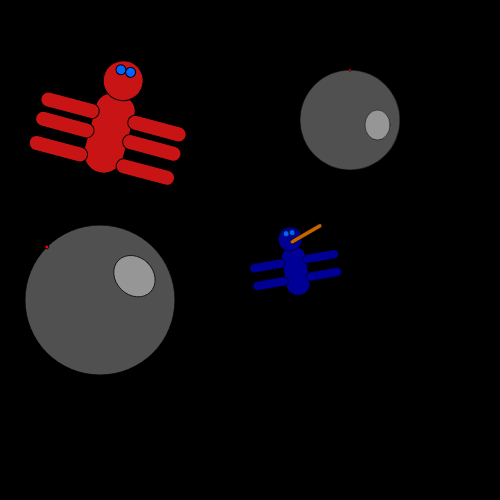
Frame 1 (no input)
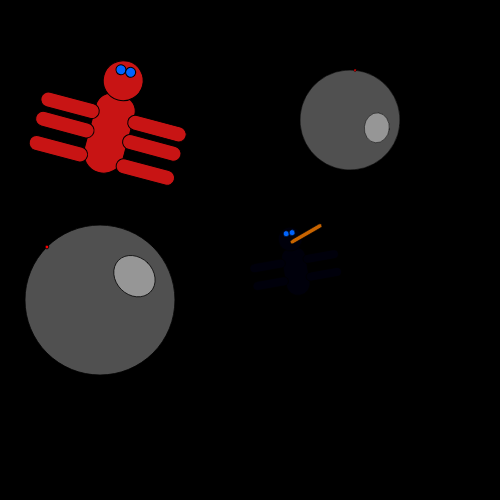
Frame 60 (no input)
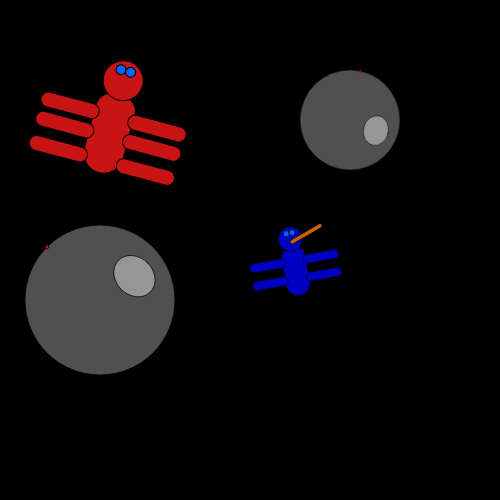
Frame 120 (the mouse pressed at the canvas centre since frame 60)

The p5.js sketch that drew these frames (run headless with seeded random() and noise() and a simulated clock; from frame 60 on, the mouse is pressed at the canvas centre):

// p5.js sketch
// ── sketch.js


 // in this example all the transform tools  are placed
  // inside the functions, so that the parameters that are passed
  // change the transform, rot and scale 
 let pew = 0;

  let counter = 0;

  function setup() {
    createCanvas(500,500);
    background(20);
    fill(255);
    angleMode(DEGREES);
  }
  
  function draw() {
    background(0);
    deathstar(100,300,-45,.75);
    deathstar(350,120,counter,.5);
    spaceBug(color(0,0,random(200)),width/2+30, height/2, -10,0.6);
    spaceBug6(color(200,20,20), 100,90,15,1 );
    counter+=.1;
  pew = 0;
  }

  function mousePressed(){
    pew = 1;
  }
  
         //deathstar (x,y,rotate, scale)
  function deathstar(lx,ly,rot,sc) {
  
    push();
    translate(lx,ly);
    rotate(rot);
    scale(sc);
    fill(80);
    ellipse(0,0,200,200);  // anchor
    fill(150);
    ellipse(55,10,50,60);
    fill(255,0,0);
    ellipse(0,-100,5,5);

    let c = color(0,255,0);
    laser(c, 60,10,0,pew);
    pop();
  
  }

  function laser(c,lx,ly,rot,sc){
    push();
    translate(lx,ly);
    rotate(rot);
    scale(sc);  
    stroke(c);
    strokeWeight(random(5,15));
    line(0,0, 1000, 0);


    pop();
  }
  
         //spaceBug (color, x,y,rotate,scale)
  function spaceBug(k,lx,ly,rot,sc) {
    //console.log("toon1");
    // this bug has 4 legs and a tongue
   push();
      translate(lx,ly);
      //rotate(random(10,20));
      rotate(rot);
      scale(sc);
      body(k);
      head(k,20,-15);
      arm(k,-55,15); // left arm
      arm(k,35,15); // right arm
      arm(k,-55,45); // bot left arm
      arm(k,35,45); // bot tight arm
    
      tongue(color(200,100,0),18,-12, -20 ); // sticks out its tongue
    pop();
  
  }

    //spaceBug (color, x,y,rotate,scale)
    function spaceBug6(k,lx,ly,rot,sc) {
    //console.log("toon1");
    // this bug has 6 legs and no tongue
    push();
        translate(lx,ly);
        //rotate(random(10,20));
        rotate(rot);
        scale(sc);
        body(k);  // the anchor
        head(k,20,-15);
        arm(k,-55,15); // left arm
        arm(k,35,15); // right arm
        arm(k,-55,35); // mid left arm
        arm(k,35,35); // mid tight arm
        arm(k,-55,60); // bot left arm
        arm(k,35,60); // bot tight arm
    pop();
    
    }
         
  
  
  function body(k){
   //console.log("body");
    fill(k);
    //rotate(45);
    rect(0,0,40,80, 15,15,25,25);
  }
  
  function head(c,lx,ly){
  //console.log("head");
  push();
  fill(c);
  translate(lx,ly)
  //head
  ellipse(0,0,40,40);
  //eyes
  fill(0,100,255);
  ellipse(-5,-10,10,10,);
  ellipse(5,-10,10,10,);
  
  pop();
  }
  
  function arm(c,lx,ly,rot){
  //console.log("arms");
  fill(c);
  push();
  translate(lx,ly);
  rotate(rot);
  rect(0,0,60,15,10);
  pop();

  }


  function tongue(c,lx, ly, rot ) {
    fill(c);
    push();
    translate(lx,ly);
    rotate(rot);
    rect(0,0,60,7,10);
    pop();
  }
